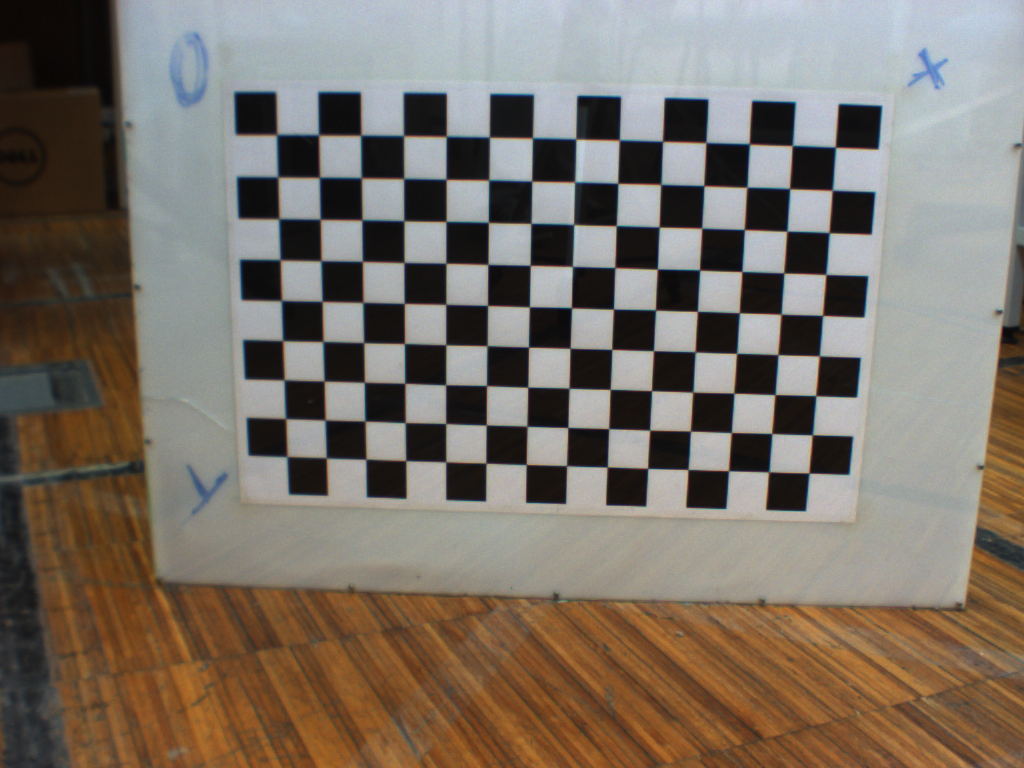
%> input picture TP6/P5/Cam_esq_02.ppm, 1024 x 768 px
$ octave TP5.m   (GNU Octave 9; MATLAB toolbox functions it lacks are replaced by stand-ins)
%> lines starting %> are read from the running program, lines starting %| are printed output that depends on the picture
%% Trabalho Pratico 5 visao por computador
%  Trabalho realizado por: Hugo Andr? Domingues Paiva 2008119774
%                          Jo?o Francisco Miraldo G?is 2008111452
clc, clear all, close all


Iesq_02=imread('Cam_esq_02.ppm');
%> Iesq_02 is the input picture: size 768x1024x3 uint8; mean R, G, B 122.4, 113, 103.1
Idir_02=imread('Cam_dir_02.ppm');
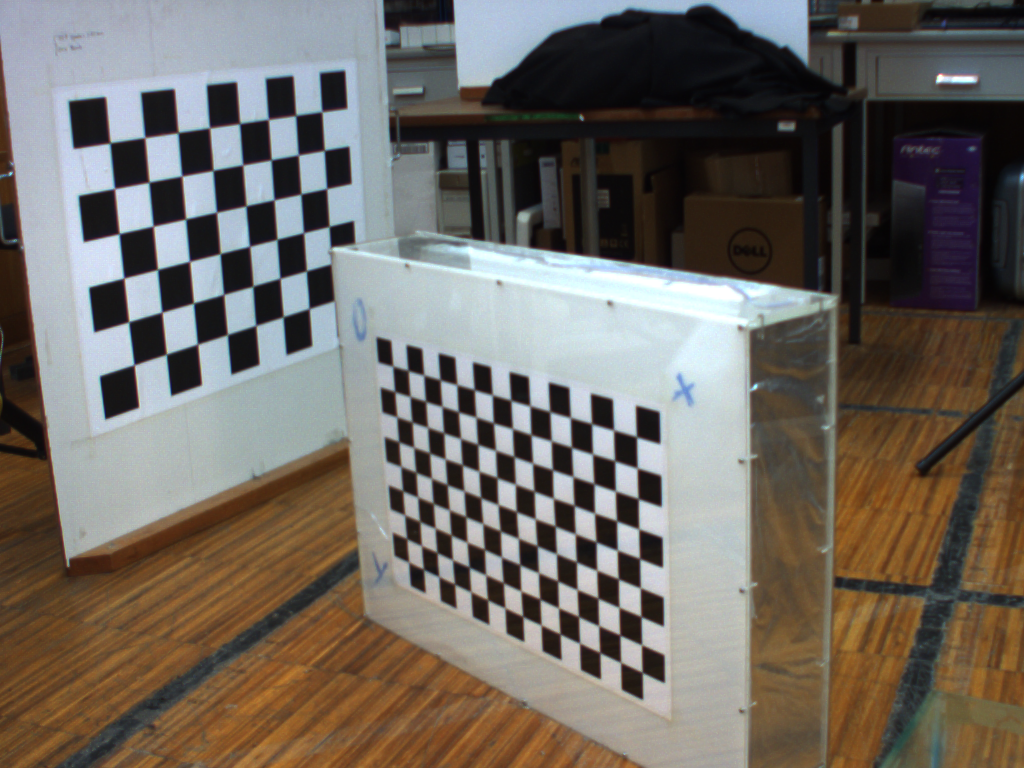
%> input picture TP6/P5/Cam_dir_02.ppm, 1024 x 768 px
%> Idir_02 is the input picture: size 768x1024x3 uint8; mean R, G, B 110.8, 104.6, 97.7
Iesq_05=imread('Cam_esq_05.ppm');
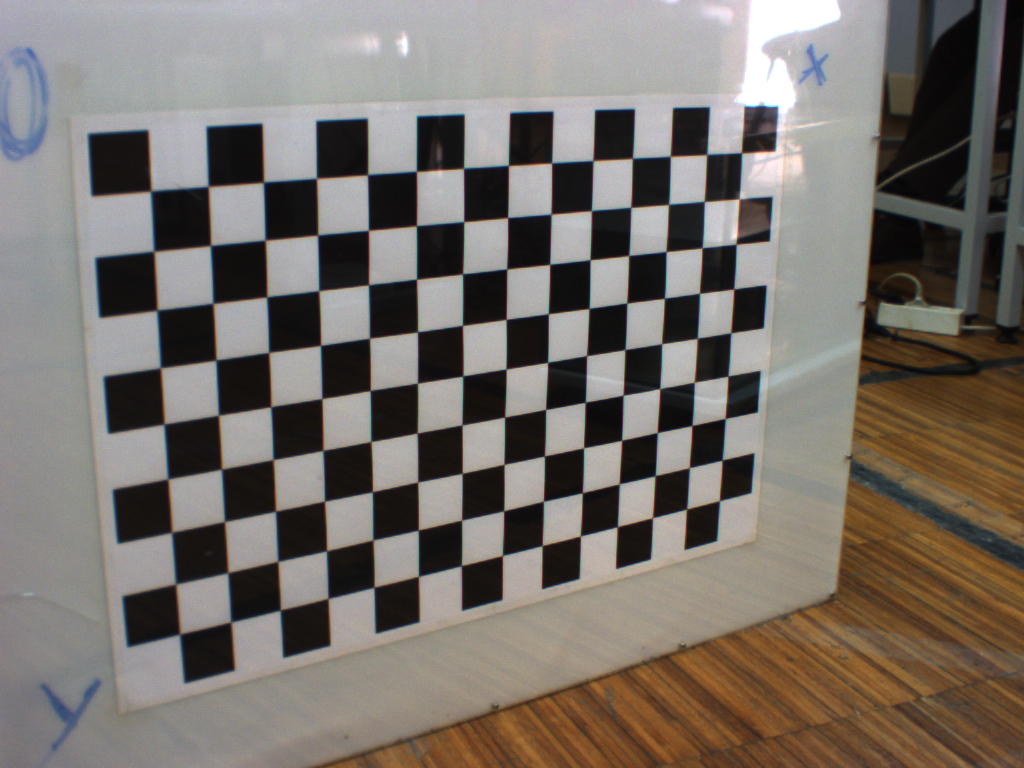
%> input picture TP6/P5/Cam_esq_05.ppm, 1024 x 768 px
%> Iesq_05 is the input picture: size 768x1024x3 uint8; mean R, G, B 119.3, 112.5, 106.4
Idir_05=imread('Cam_dir_05.ppm');
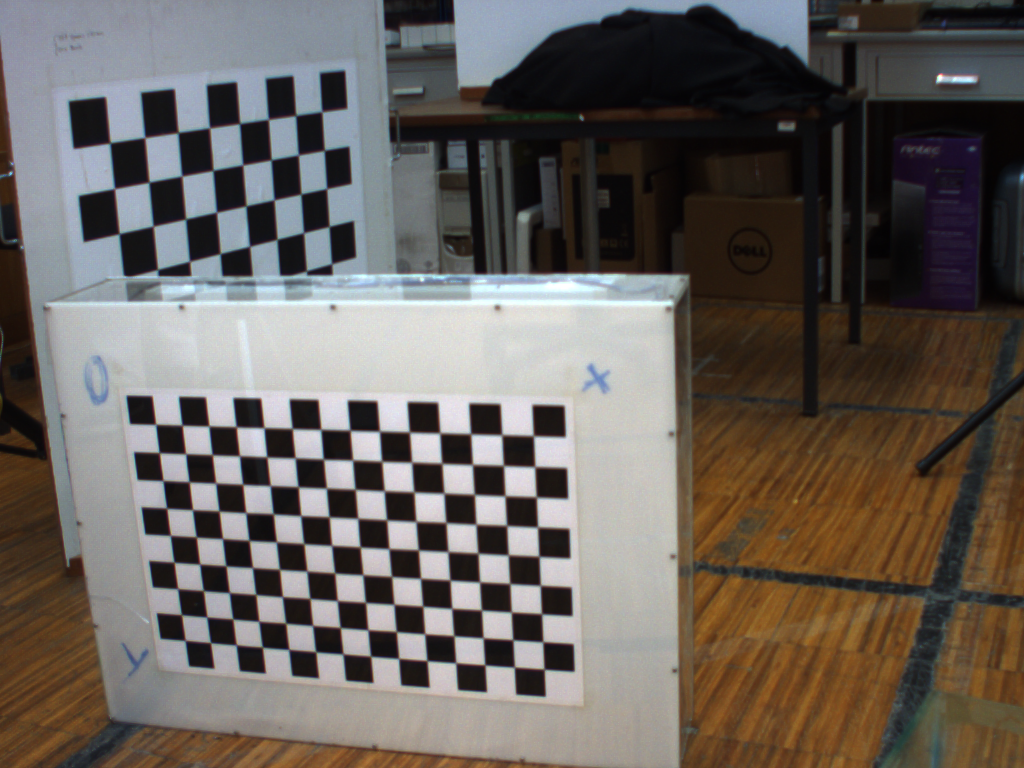
%> input picture TP6/P5/Cam_dir_05.ppm, 1024 x 768 px
%> Idir_05 is the input picture: size 768x1024x3 uint8; mean R, G, B 104, 97.5, 92.4


%% Retirar novos Pontos
%%%%%%%%%%%%% Imagem 02


imshow(Iesq_02);
title('Imagem camera esquerda 02')
%> (the run ends here)
